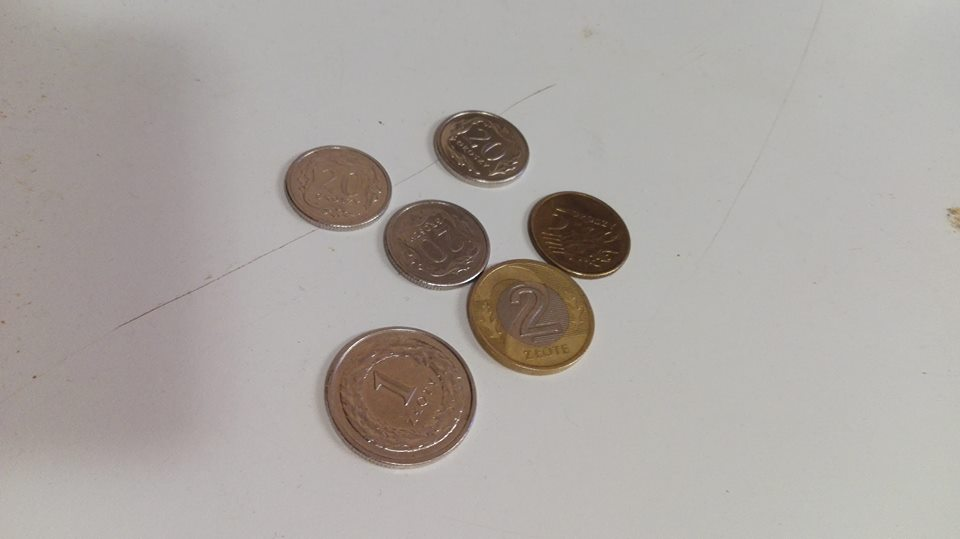
#> input picture _kck/img.jpg, 960 x 539 px; its folder holds only this picture in this run
$ python im.py
#> lines starting #> are read from the running program, lines starting #| are printed output that depends on the picture
### _kck/pred.py
import math,numpy as np,cv2,os
import pickle,operator
from imglib import imgfun,dist


pickle_file = [f for f in os.listdir() if f.endswith('.pickle')
                   and not f.startswith('test')]
neighbours = []

for p in pickle_file:
    with open(p,'rb')as f:
        neighbours.append(pickle.load(f))


# [22 lines left out: function predict, not called in this run]


### _kck/im.py
import math,numpy as np,cv2,os
import skimage.morphology as mp
from matplotlib import pyplot as plt
from PIL import ImageEnhance,Image
from pred import predict


data = [cv2.imread(f) for f in os.listdir('.') if f.endswith('jpg')]
#> data = 1 item

def prepare_img(image,sh=1,con=1,col=1):
    d = 512 / image.shape[1]
    dim = (512, int(image.shape[0] * d))
    image = cv2.resize(image, dim, interpolation=cv2.INTER_AREA)
    return image

def colfun(image,col=1):
    image = Image.fromarray(image)
    enhancer = ImageEnhance.Color(image)
    image = enhancer.enhance(col)
    image = np.array(image)
    return image

def get_circles(image,v=1,minR=20,maxR=70,minD=40):

    image = colfun(image,col=v)
    gray = cv2.cvtColor(image, cv2.COLOR_BGR2GRAY)
    gray=255-gray

    clahe = cv2.createCLAHE(clipLimit=2.0, tileGridSize=(8, 8))
    gray = clahe.apply(gray)

    gray=255-gray
    blurred = cv2.GaussianBlur(gray, (7, 7), 0)
    blurred= mp.dilation(mp.erosion(blurred))
    circles = cv2.HoughCircles(blurred, cv2.HOUGH_GRADIENT, dp=2.2, minDist=minD,	#po wycieciu obrazka minDist mozna zmniejszyc
                               param1=200, param2=100, minRadius=minR, maxRadius=maxR)
    return circles

def get_circles_1(image):
    circle1,circl =[],[]
    circle= get_circles(image,v=1);
    if circle is not None:
        circle1 = [circle[0][i] for i in range(len(circle[0]))]

        for k in range(2,12,2):
            c = get_circles(image,v=k)
            if c is not None:
                zn = [False for i in range(len(c[0]))]
                for i in range(len(circle[0])):
                    for j in range(len(c[0])):
                        if math.sqrt((circle[0][i][0] - c[0][j][0])**2 + (circle[0][i][1] - c[0][j][1])**2) < circle[0][i][2]:
                             zn[j] = True

                for j in range(len(zn)):
                    if zn[j] == False:
                        circle1.append(c[0][j])
                        circle= np.array([circle1])
        circl = np.array([circle1])
    return circl

def get_coins_cimg(circles,image):
    coins = []
    cimg = image.copy()
    if len(circles)>0:
        circles = np.uint16(np.around(circles))
        for i in circles[0,:]:
            cv2.circle(cimg,(i[0],i[1]),int(i[2]*1.05),(0,255,0),2) #*1.1 usunąć ;ostatni szerokosc
            cv2.circle(cimg,(i[0],i[1]),2,(0,0,255),3)
            x = i[0]; y = i[1]; r = i[2]
            rectX = (x - r); rectY = (y - r)
            cut = image[rectY:(rectY+2*r),rectX:(rectX+2*r)].copy()
            R = len(cut)/2
            for i in range(len(cut)):
                for j in range(len(cut[i])):
                    if ((i-R)**2)+((j-R)**2)>(R**2):cut[i][j]=[255,255,255];
            coins.append(cut)
    return coins,cimg


for image in data:
    image = prepare_img(image);
    circles = get_circles_1(image)
    coins,cimg = get_coins_cimg(circles,image);


    if len(coins)>0 and coins is not None:
        for c in coins:
            if len(c)>0:
                predict(c)
                cv2.imshow('detected circle',c)
                cv2.waitKey(0)

    cv2.imshow('detected circles',cimg)
    cv2.waitKey(0)
#> this loop made 1 pass
#> (d in prepare_img, dim in prepare_img) on pass 1: (0.533, (512, 287))
#> pass 1, in get_circles, `gray = cv2.cvtColor(image, cv2.COLOR_BGR2GRAY)`:
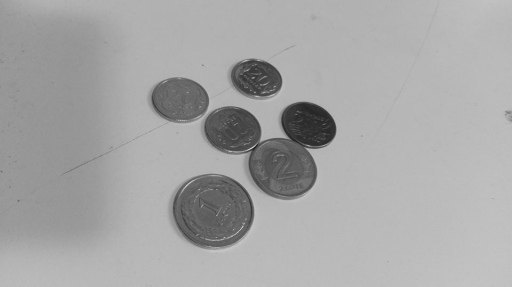
#> gray: shape (287, 512); min 32, max 216, mean 166.4
#> pass 1, in get_circles, `gray=255-gray`:
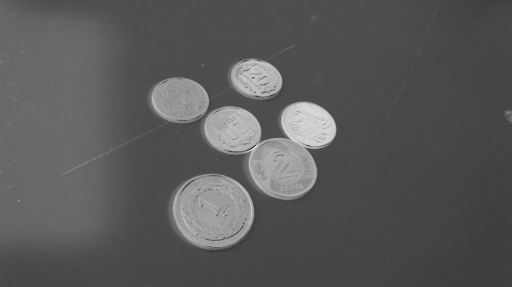
#> gray: shape (287, 512); min 39, max 223, mean 88.6
#> pass 1, in get_circles, `gray = clahe.apply(gray)`:
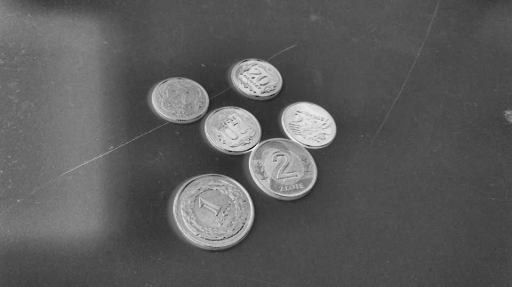
#> gray: shape (287, 512); min 22, max 239, mean 92.3

cv2.destroyAllWindows()
